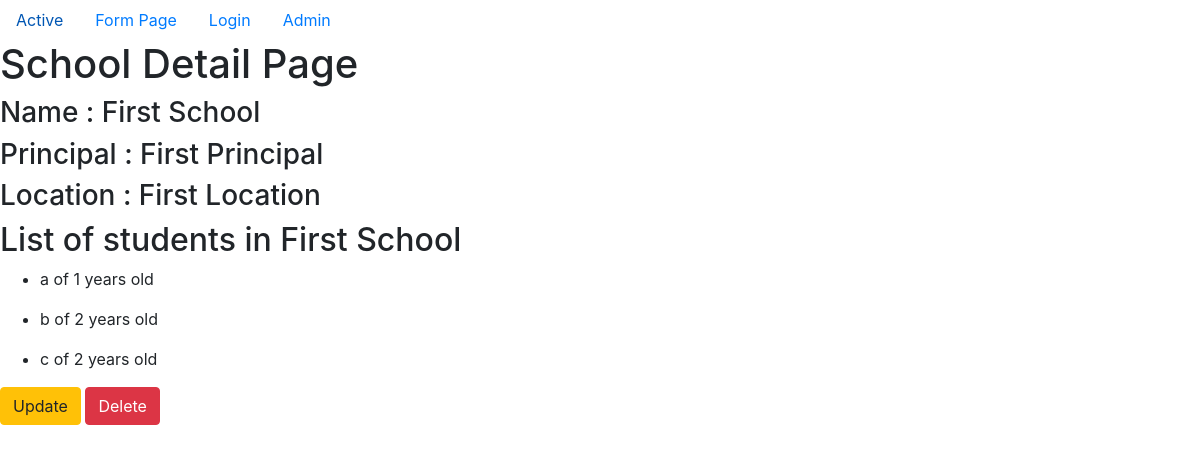
Screenshot of /second_app/school/1/ with the database file from the repository.
### second_app/models.py (models this page shows, shortened)
class School(models.Model):
    name = models.CharField(max_length = 264)
    principal = models.CharField(max_length = 264)
    location = models.CharField(max_length = 264)

class Student(models.Model):
    name = models.CharField(max_length = 264)
    age = models.PositiveIntegerField()
    school = models.ForeignKey(School, related_name='students')

### second_app/views.py (the view)
# urls.py: url(r'^school/(?P<pk>\d+)/$', views.SchoolDetailView.as_view(),name='school_detail_view'),
class SchoolDetailView(DetailView):
        model = School
        template_name = 'second_app/school_detail.html'
        context_object_name = 'school_detail'

### templates/second_app/school_detail.html
{% extends 'second_app/base.html' %}
{% block body_block%}
    <h1>School Detail Page</h1>
    <h3>Name : {{school_detail.name}}</h3>
    <h3>Principal : {{school_detail.principal}}</h3>
    <h3>Location : {{school_detail.location}}</h3>
    <h2>List of students in {{school_detail.name}}</h2>
    {% for student in school_detail.students.all%}
        <ul>
            <li>{{student.name}} of {{student.age}} years old</li>
        </ul>
    {% endfor%}
    <a class="btn btn-warning" href="{% url 'second_app:school_update_view' pk=school_detail.pk %}">Update</a>
    <a class="btn btn-danger" href="{% url 'second_app:school_delete_view' pk=school_detail.pk %}">Delete</a>
{% endblock%}

### rows the page displays
School: name "First School", principal "First Principal", location "First Location"
Student: name "a", age "1"
Student: name "b", age "2"
Student: name "c", age "2"
